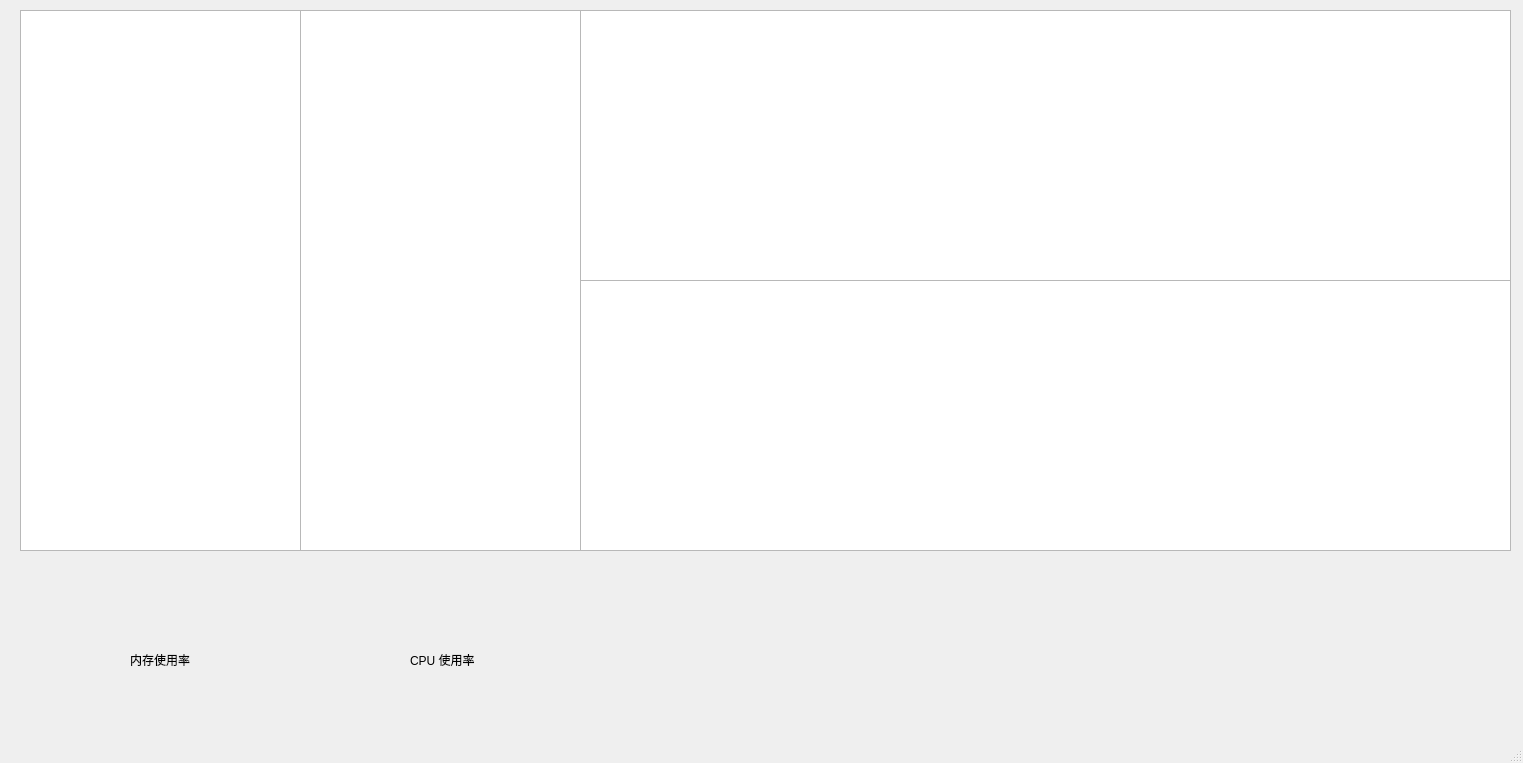
<?xml version="1.0" encoding="UTF-8"?>
<ui version="4.0">
 <class>Server</class>
 <widget class="QMainWindow" name="Server">
  <property name="geometry">
   <rect>
    <x>0</x>
    <y>0</y>
    <width>1523</width>
    <height>763</height>
   </rect>
  </property>
  <property name="windowTitle">
   <string>Server</string>
  </property>
  <property name="windowIcon">
   <iconset resource="res.qrc">
    <normaloff>:/Server.png</normaloff>:/Server.png</iconset>
  </property>
  <widget class="QWidget" name="centralwidget">
   <widget class="QTextEdit" name="online">
    <property name="geometry">
     <rect>
      <x>580</x>
      <y>10</y>
      <width>931</width>
      <height>271</height>
     </rect>
    </property>
    <property name="font">
     <font>
      <family>Calibri</family>
      <pointsize>14</pointsize>
      <italic>true</italic>
     </font>
    </property>
    <property name="readOnly">
     <bool>true</bool>
    </property>
   </widget>
   <widget class="QTextEdit" name="data">
    <property name="geometry">
     <rect>
      <x>580</x>
      <y>280</y>
      <width>931</width>
      <height>271</height>
     </rect>
    </property>
    <property name="font">
     <font>
      <family>Calibri</family>
      <pointsize>14</pointsize>
      <italic>true</italic>
     </font>
    </property>
    <property name="readOnly">
     <bool>true</bool>
    </property>
   </widget>
   <widget class="QListWidget" name="listWidget">
    <property name="geometry">
     <rect>
      <x>20</x>
      <y>10</y>
      <width>281</width>
      <height>541</height>
     </rect>
    </property>
    <property name="font">
     <font>
      <family>MS Reference Sans Serif</family>
      <pointsize>11</pointsize>
     </font>
    </property>
    <property name="editTriggers">
     <set>QAbstractItemView::NoEditTriggers</set>
    </property>
    <property name="showDropIndicator" stdset="0">
     <bool>false</bool>
    </property>
   </widget>
   <widget class="QListWidget" name="listWidget_2">
    <property name="geometry">
     <rect>
      <x>300</x>
      <y>10</y>
      <width>281</width>
      <height>541</height>
     </rect>
    </property>
    <property name="font">
     <font>
      <family>MS Reference Sans Serif</family>
      <pointsize>11</pointsize>
     </font>
    </property>
    <property name="editTriggers">
     <set>QAbstractItemView::NoEditTriggers</set>
    </property>
    <property name="showDropIndicator" stdset="0">
     <bool>false</bool>
    </property>
   </widget>
   <widget class="RingsProgressbar" name="bar3_3" native="true">
    <property name="geometry">
     <rect>
      <x>80</x>
      <y>560</y>
      <width>171</width>
      <height>161</height>
     </rect>
    </property>
    <widget class="QLabel" name="label">
     <property name="geometry">
      <rect>
       <x>50</x>
       <y>90</y>
       <width>81</width>
       <height>20</height>
      </rect>
     </property>
     <property name="text">
      <string>内存使用率</string>
     </property>
    </widget>
   </widget>
   <widget class="RingsProgressbar" name="bar3_4" native="true">
    <property name="geometry">
     <rect>
      <x>370</x>
      <y>560</y>
      <width>181</width>
      <height>161</height>
     </rect>
    </property>
    <widget class="QLabel" name="label_2">
     <property name="geometry">
      <rect>
       <x>40</x>
       <y>90</y>
       <width>81</width>
       <height>20</height>
      </rect>
     </property>
     <property name="text">
      <string>CPU 使用率</string>
     </property>
    </widget>
   </widget>
  </widget>
  <widget class="QMenuBar" name="menubar">
   <property name="geometry">
    <rect>
     <x>0</x>
     <y>0</y>
     <width>1523</width>
     <height>25</height>
    </rect>
   </property>
  </widget>
  <widget class="QStatusBar" name="statusbar"/>
 </widget>
 <customwidgets>
  <customwidget>
   <class>RingsProgressbar</class>
   <extends>QWidget</extends>
   <header>ringsprogressbar.h</header>
   <container>1</container>
  </customwidget>
 </customwidgets>
 <resources>
  <include location="res.qrc"/>
 </resources>
 <connections/>
</ui>
